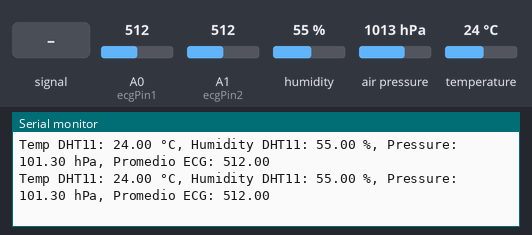
This sketch was run on a simulated Arduino Nano 33 BLE. Shown: the last lines printed to the serial monitor. Inputs (shaded band) come from the test bench; at power-on: humidity 55 %, air pressure 1013 hPa, A0 (ecgPin1) = 512, A1 (ecgPin2) = 512, temperature 24 °C. Nothing arrives over Bluetooth unless stated; a phone connects over Bluetooth LE 3 s after start.

Above: at 3.9 s.
4.0 s: A0 (ecgPin1) fed a 200 Hz sine of ±81 counts around its level
At 4.04 s:
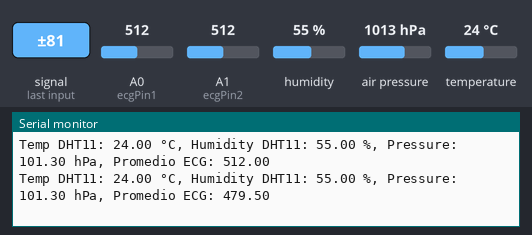
5.5 s: A1 (ecgPin2) fed a 200 Hz sine of ±81 counts around its level
At 5.68 s:
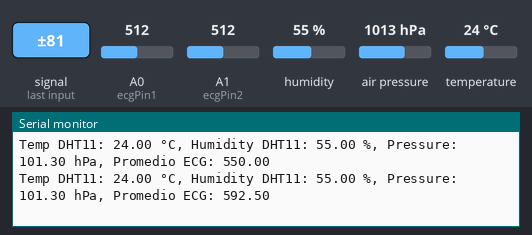
7.0 s: humidity set to 22 %
At 7.1 s:
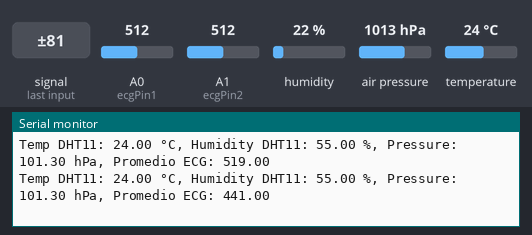
8.5 s: air pressure set to 952 hPa
At 9.14 s:
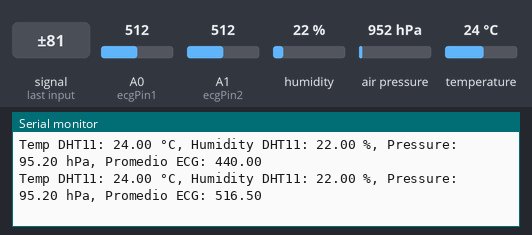
10.0 s: A0 (ecgPin1) set to 716
At 10.06 s:
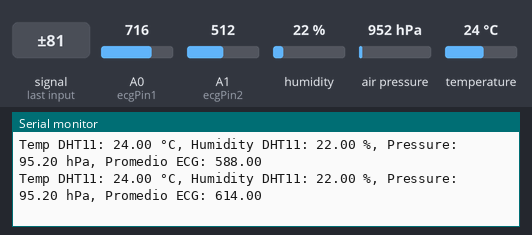
11.5 s: A1 (ecgPin2) set to 716
At 11.5 s:
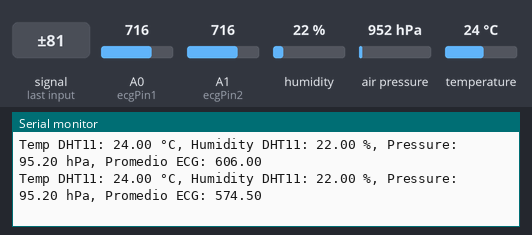
Timing chart, 0 to 14.0 s (numbered marks = the images above; inputs shaded):
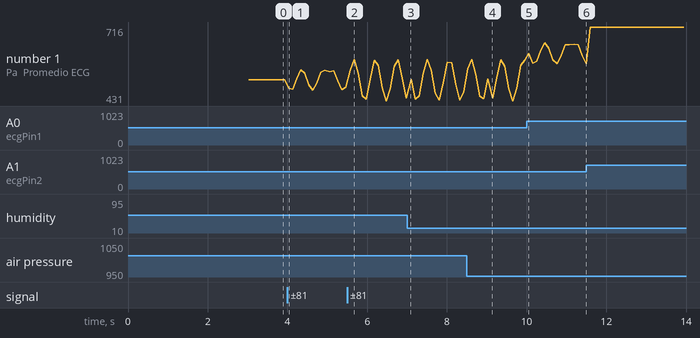

Measured:
- after the input at 4.0 s, the serial monitor: prints a new line at once (image 1)
- after the input at 5.5 s, the serial monitor: prints a new line after 0.07 s (image 2)
- after the input at 8.5 s, the serial monitor: prints a new line at once (image 4)
- after the input at 10.0 s, the serial monitor: prints a new line after 0.06 s (image 5)
- plotted number 1: 512 → 484.5 after the input at 4.0 s, 484.5 → 441 after the input at 5.5 s, 466 → 588 after the input at 8.5 s, 588 → 574.5 after the input at 10.0 s, 574.5 → 716 after the input at 11.5 s

The sketch:

ECG.ino
```cpp
#include <ArduinoBLE.h>
#include <Arduino_LPS22HB.h>  // Biblioteca para el sensor de presión
#include <Arduino_HTS221.h>   // Biblioteca para los sensores de humedad y temperatura
#include <DHT.h>              // Biblioteca para el sensor DHT11

// Definir el servicio y características BLE
BLEService myService("180C");  // Servicio personalizado para sensores

// Características para enviar datos de temperatura, humedad, presión y el promedio de ECG
BLEFloatCharacteristic tempCharacteristic("2A6E", BLERead | BLENotify);   // Característica de temperatura
BLEFloatCharacteristic humidityCharacteristic("2A6F", BLERead | BLENotify); // Característica de humedad
BLEFloatCharacteristic pressureCharacteristic("2A6D", BLERead | BLENotify); // Característica de presión
BLEFloatCharacteristic avgEcgCharacteristic("2A69", BLERead | BLENotify);  // Característica del promedio de ECG

// Configuración del sensor DHT11
#define DHTPIN 13     // Pin donde está conectado el DHT11
#define DHTTYPE DHT11 // Tipo de sensor DHT

DHT dht(DHTPIN, DHTTYPE); // Crear el objeto para el DHT11

// Definir los pines para los ECG (simulados)
const int ecgPin1 = A0;  // Pin analógico para el primer ECG
const int ecgPin2 = A1;  // Pin analógico para el segundo ECG

void setup() {
  Serial.begin(9600);
  while (!Serial);

  // Inicia el Bluetooth
  if (!BLE.begin()) {
    Serial.println("Error al iniciar BLE");
    while (1);
  }

  // Inicializar el sensor de presión y humedad
  if (!BARO.begin()) {
    Serial.println("Error al iniciar el sensor de presión");
    while (1);
  }
  if (!HTS.begin()) {
    Serial.println("Error al iniciar el sensor de humedad/temperatura");
    while (1);
  }

  // Inicializar el DHT11
  dht.begin();

  BLE.setLocalName("ArduinoNano33");  // Nombre del dispositivo BLE
  BLE.setAdvertisedService(myService);  // Configura el servicio

  // Añadir características al servicio
  myService.addCharacteristic(tempCharacteristic);       // Temperatura
  myService.addCharacteristic(humidityCharacteristic);   // Humedad
  myService.addCharacteristic(pressureCharacteristic);   // Presión
  myService.addCharacteristic(avgEcgCharacteristic);     // Promedio ECG

  BLE.addService(myService);  // Añade el servicio al periférico

  BLE.advertise();  // Comienza a anunciar el dispositivo BLE
  Serial.println("BLE iniciado. Esperando conexiones...");
}

void loop() {
  BLEDevice central = BLE.central();  // Verifica si hay una conexión

  if (central) {
    Serial.print("Conectado a central: ");
    Serial.println(central.address());

    while (central.connected()) {  // Mientras esté conectado

      // Leer datos de temperatura y humedad del DHT11
      float temperatureDHT = dht.readTemperature();  // Temperatura en °C
      float humidityDHT = dht.readHumidity();        // Humedad en %

      // Leer datos del sensor de presión
      float pressure = BARO.readPressure();          // Presión en hPa

      // Leer los valores de ECG
      int ecg1Value = analogRead(ecgPin1);
      int ecg2Value = analogRead(ecgPin2);

      // Calcular el promedio de los dos valores ECG
      float avgEcg = (ecg1Value + ecg2Value) / 2.0;

      // Verificar si los valores leídos del DHT11 son válidos
      if (isnan(temperatureDHT) || isnan(humidityDHT)) {
        Serial.println("Error leyendo los datos del DHT11");
      } else {
        // Enviar los valores a través de las características BLE
        tempCharacteristic.writeValue(temperatureDHT);     // Enviar temperatura
        humidityCharacteristic.writeValue(humidityDHT);    // Enviar humedad
        pressureCharacteristic.writeValue(pressure);        // Enviar presión
        avgEcgCharacteristic.writeValue(avgEcg);            // Enviar promedio ECG

        // Mostrar los datos en el monitor serial
        Serial.print("Temp DHT11: ");
        Serial.print(temperatureDHT);
        Serial.print(" °C, Humidity DHT11: ");
        Serial.print(humidityDHT);
        Serial.print(" %, Pressure: ");
        Serial.print(pressure);
        Serial.print(" hPa, Promedio ECG: ");
        Serial.println(avgEcg);
      }

      delay(100);  // Espera 1 segundo entre cada lectura
    }

    Serial.println("Central desconectada");
}
}
```
